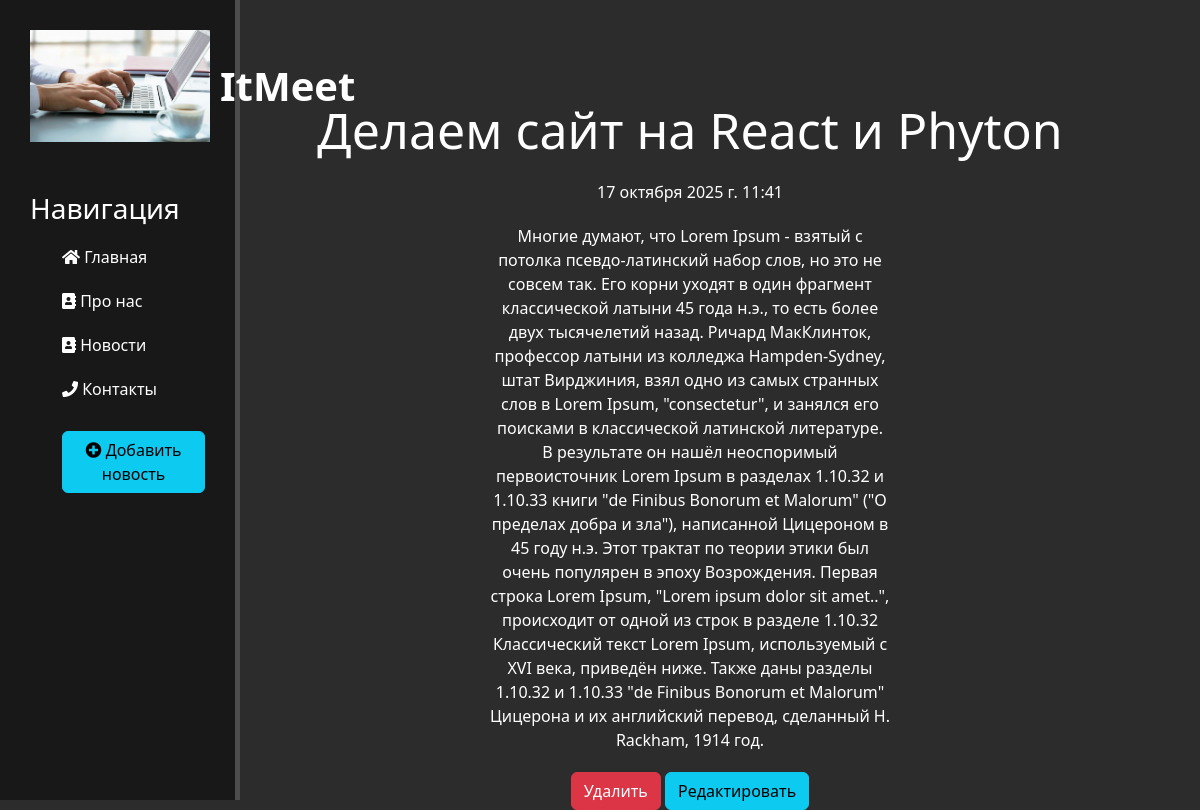
Screenshot of /news/3 with the database file from the repository.
### news/models.py (models this page shows, shortened)
class Artiles(models.Model):
    title = models.CharField('Название', max_length=50)
    anons = models.CharField('Анонс', max_length=250)
    full_text = models.TextField('Статья')
    data = models.DateTimeField('Дата публикации')
    class Meta:
        verbose_name = 'Новость'
        verbose_name_plural = 'Новости'

### news/views.py (the view)
class NewsDetailView(DetailView):
    model = Artiles
    template_name = 'news/details_view.html'
    context_object_name = 'acticle'

### news/templates/news/details_view.html (shortened to what this page needs)
{% extends 'main/layout.html' %}
{% block content %}
    <div class="features">
        <h1>{{acticle.title}}</h1>
        <p>{{acticle.data}}</p>
        <p>{{acticle.full_text}}</p>
        <a href="{% url 'news-delete' acticle.id %}" class="btn btn-danger">Удалить</a>
        <a href="{% url 'news-update' acticle.id %}" class="btn btn-info">Редактировать</a>
    </div>
{% endblock %}

### main/static/main/css/main.css (style rules this page uses)
body { background: #2c2c2c; }
main .features { float: left; color: #fff; margin-top: 100px; text-align: center; width: 75%; }
main .features h1 { font-size: 50px; }
main .features p { max-width: 400px; margin: 20px auto; }

### rows the page displays
Artiles: title "Делаем сайт на React и Phyton", data "17 октября 2025 г. 11:41", full_text "Многие думают, что Lorem Ipsum - взятый с потолка псевдо-латинский набор слов, но это не совсем так. Его корни уходят в один фрагмент классической латыни 45 года н.э., то есть более двух тысячелетий назад. Ричард МакКлинток, профессор латыни из колледжа Hampden-Sydney, штат Вирджиния, взял одно из самых странных слов в Lorem Ipsum, \"consectetur\", и занялся его поисками в классической латинской литературе. В результате он нашёл неоспоримый первоисточник Lorem Ipsum в разделах 1.10.32 и 1.10.33 книги \"de Finibus Bonorum et Malorum\" (\"О пределах добра и зла\"), написанной Цицероном в 45 году н.э. Этот трактат по теории этики был очень популярен в эпоху Возрождения. Первая строка Lorem Ipsum,…"
